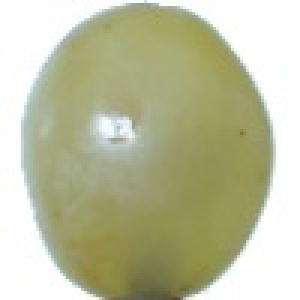
#> input picture new/IMAGE3.jpg, 100 x 100 px, found by its file name (shown 3 times larger)
$ python testOne.py
#> lines starting #> are read from the running program, lines starting #| are printed output that depends on the picture; pictures that were not available may be replaced by others from this repository, and a replacement may not be noted
### RepositoryManager.py
import os
import shutil

import cv2 as cv

from ImageData import ImageObject

COLORS = {
    'RED': [255, 0, 0],
    'ORANGE': [255, 165, 0],
    'INDIGO': [75, 0, 130],
    'VIOLET': [127, 0, 255],
    'GREEN': [0, 128, 0],
    'YELLOW': [255, 255, 0],
    'BLUE': [0, 0, 255]
}


class RepositoryManagerClass:
    FOLDER_DIR = 'natural_images/fruit/'

    WORKING_DIR = 'imageRepository/'

    COLORS = {
        'BLUE': [0, 0, 255],
        'RED': [255, 0, 0],
        'ORANGE': [255, 165, 0],
        'INDIGO': [75, 0, 130],

        'VIOLET': [127, 0, 255],
        'GREEN': [0, 128, 0],
        'YELLOW': [255, 255, 0],
    }

    FOLDER_COLOR = {
        'BLUE': "colors/blue/",
        'RED': "colors/red/",
        'ORANGE': "colors/orange/",
        'INDIGO': "colors/indigo/",

        'VIOLET': "colors/violet/",
        'GREEN': "colors/green/",
        'YELLOW': "colors/yellow/",

        'MAIN': "colors/",
    }

    # Constructor, make the necessary folder if they are not exist
    def __init__(self):
        self.clearAllFolder()
        for folder in self.FOLDER_COLOR:
            if not os.path.exists(self.FOLDER_COLOR[folder]):
                os.makedirs(self.FOLDER_COLOR[folder])

    # Clear folder, take folder path to clear the inside contents
    def clear_folder(self, folder_path):
        print("Begin to clear folder: {}".format(folder_path))
        folder = folder_path
        for the_file in os.listdir(folder):
            file_path = os.path.join(folder, the_file)
            try:
                if os.path.isfile(file_path):
                    os.unlink(file_path)
                elif os.path.isdir(file_path):
                    shutil.rmtree(file_path)
            except Exception as e:
                print(e)

    # Clear all output folder

    # Read Images from sources, flag equals True means save images to second database
    # [13 lines left out: function readImagesFromSource, not called in this run]

    def writeToFolder(self, image, path, name):
        print("Writing to {}, filename: {}".format(path, name))
        cv.imwrite(os.path.join(path, name), image)

    def clearAllFolder(self):
        for folder in self.FOLDER_COLOR:
            self.clear_folder(self.FOLDER_COLOR[folder])

### ImageData.py
import logging
import os
import sys
from collections import Counter

import cv2 as cv
import matplotlib.pyplot as plt
import numpy as np
from skimage.color import rgb2lab, deltaE_cie76
from sklearn.cluster import KMeans


class ImageObject:
    class_counter = 0

    image = None
    image_path = None
    foreground = None
    color = None
    extracted_image = None

    # Convert image to different color space
    def convertTo(self, flag=cv.COLOR_RGB2BGR):
        logging.info("Converting Image to {}".format(str(flag)))
        return cv.cvtColor(self.image, flag)

    def convertForegroundTo(self, flag=cv.COLOR_RGB2BGR):
        logging.info("Converting Image to {}".format(str(flag)))
        return cv.cvtColor(self.extracted_image, flag)

    # Extracting the foreground, return the image after the extraction finished
    def extractForeground(self, times=5, flag=cv.GC_INIT_WITH_RECT, display_image=False):
        logging.info("Extracting foreground with {}".format(times))

        img = self.image
        mask = np.zeros(img.shape[:2], np.uint8)

        bgdModel = np.zeros((1, 65), np.float64)
        fgdModel = np.zeros((1, 65), np.float64)

        width, height = img.shape[:2]

        rect = (0, 0, width - 1, height - 1)
        cv.grabCut(img, mask, rect, bgdModel, fgdModel, times, flag)
        mask2 = np.where((mask == 2) | (mask == 0), 0, 1).astype('uint8')
        img = img * mask2[:, :, np.newaxis]

        if display_image == True:
            cv.imshow("Extracted Foreground", img)
            cv.waitKey(0)
            cv.destroyAllWindows()
        return img.astype('uint8')

    # Show image on new Window by OpenCV
    def showImage(self):
        logging.info("Show Image {}".format(self.image_path))
        cv.imshow(str(self.image_path), self.image)
        cv.waitKey(0)
        cv.destroyAllWindows()

    # Constructor
    def __init__(self, image_path):
        print("\nImage to be processed: {}".format(image_path))
        self.image_path = image_path
        self.image = self.get_image()
#> in get_image, image is the input picture: shape (100, 100, 3); mean B, G, R 159.4, 191.3, 189.2
        self.extracted_image = self.extractForeground()
#> in extractForeground, `img = img * mask2[:, :, np.newaxis]`:
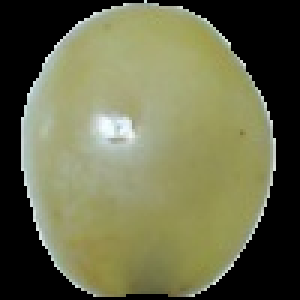
#> img: shape (100, 100, 3) (shown 3 times larger); mean B, G, R 76, 107.4, 105.7

    # save to folder
    def saveImage(self, path, name):
        print("SaveImage: Writing to {}, filename: {}".format(path, name))
        cv.imwrite(os.path.join(path, name), self.image)

    # Create image from the path
    def get_image(self):
        logging.info("Creating Image from {}".format(self.image_path))
        image = cv.imread(self.image_path)
        return image

    def RGB2HEX(self, color):
        return "#{:02x}{:02x}{:02x}".format(int(color[0]), int(color[1]), int(color[2]))

    def get_colors(self, num_colors=1, flag_pie=False, imagesize=(600, 400)):
#> called with num_colors = 3, flag_pie = True, imagesize = (600, 400)
        logging.info("Getting Image's main {} colors from {}".format(num_colors, self.image_path))
        # image = self.convertTo()
        image = self.convertForegroundTo()

        modified_image = cv.resize(image, imagesize, interpolation=cv.INTER_AREA)
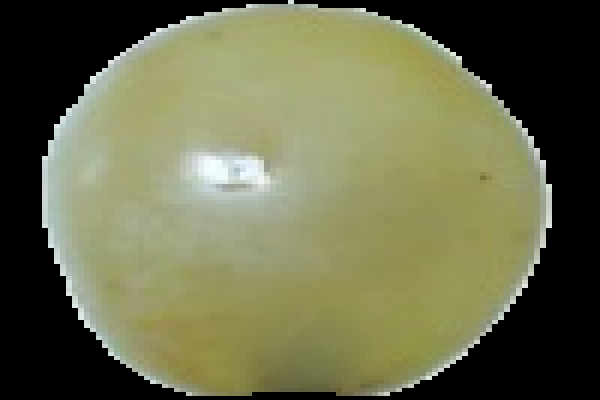
#> modified_image: shape (400, 600, 3); mean R, G, B 105.7, 107.4, 76
        modified_image = modified_image.reshape(modified_image.shape[0] * modified_image.shape[1], 3)
        t = num_colors + 1
        clf = KMeans(n_clusters=t)
        labels = clf.fit_predict(modified_image)

        counts = Counter(labels)
#> counts = {1: 79776, 2: 11760, 3: 75360, 0: 73104}
        center_colors = clf.cluster_centers_
        # We get ordered colors by iterating through the keys
        ordered_colors = [center_colors[i] for i in counts.keys()]
#> ordered_colors = [[-1.83e-10, 5.8e-11, -1.67e-11], [194.6, 205.7, 198], [164.2, 168.3, 127.1], [146.7, 146.3, 87.02]]

        hex_colors = [self.RGB2HEX(ordered_colors[i]) for i in counts.keys()]
#> hex_colors = ['#c2cdc6', '#a4a87f', '#929257', '#000000']
        rgb_colors = [ordered_colors[i] for i in counts.keys()]
#> rgb_colors = [[194.6, 205.7, 198], [164.2, 168.3, 127.1], [146.7, 146.3, 87.02], [-1.83e-10, 5.8e-11, -1.67e-11]]

        if (flag_pie):
            plt.pie(counts.values(), labels=hex_colors, colors=hex_colors)
            plt.show()
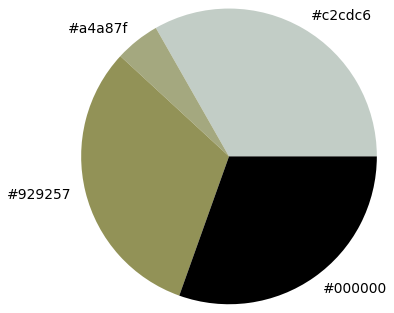
#> figure drawn by matplotlib, 1 panel

        count_black = -1
        times = 0
        # print("Count Black: {}".format(count_black))

        for i in rgb_colors:
            count_black += 1

            # print("Loop {}".format(count_black))
            if self.RGB2HEX(i) == '#000000':
                times += 1
                # print("Count Black {}".format(count_black))
                break
#> this loop made 4 passes
#> (i, times) on pass 4: ([-1.83e-10, 5.8e-11, -1.67e-11], 1)
#> after the loop, count_black = 3; times = 1

        rgb_colors.pop(count_black)
        return rgb_colors

    # [32 lines left out: functions match_image_by_color, show_selected_images, not called in this run]
        # print("Save Image to  {}".format("NEW" + str(self.class_counter) +"jpg"))

### testOne.py
from ImageData import ImageObject
from RepositoryManager import RepositoryManagerClass

repo = RepositoryManagerClass()

FOLDER_DIR = 'natural_images/fruit/'

FOLDER_TO_PROCESS = 'imageRepository/'

image_example = ImageObject("imageRepository/IMAGE3.jpg")
image_example.showImage()
# image_example = ImageObject("natural_images/fruit/fruit_0460.jpg")
image_example.extractForeground(display_image=True)
image_example.get_colors(flag_pie=True, num_colors=3)

# image_example = ImageObject("new/IMAGE2.jpg")
# image_example.show_selected_images(repo.COLORS, repo.FOLDER_COLOR)

#
# for file in os.listdir(FOLDER_DIR):
#     # print("Count {}".format(count))
#     if not file.startswith('.'):
#         # image = get_image(os.path.join(IMAGE_DIRECTORY, file))
#         # print(" File to be processed: {}{}".format(FOLDER_DIR, file))
#         image_example = ImageObject("natural_images/fruit/fruit_0460.jpg")
#         image_example.get_colors()
#
#         # image_example.show_selected_images(repo.COLORS, repo.FOLDER_COLOR)
#         # images.append(image)
#         # count += 1
